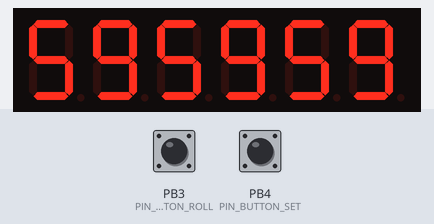
Simulated run of this program. Board: ATtiny85, built with avr-gcc and emulated at 1 MHz. Parts: 6-digit seven-segment display. Wiring (inferred from the names in the program): MAX7219 LED driver: data PB0; clock PB2; CS PB1. Inputs (shaded band) come from the test bench; at power-on: PB3 (PIN_BUTTON_ROLL) HIGH, PB4 (PIN_BUTTON_SET) HIGH. Random numbers use the default seed unless the program sets one.

Above: at 1.2 s.
1.3 s: PB3 (PIN_BUTTON_ROLL) pulled LOW for 0.15 s
At 2.4 s:
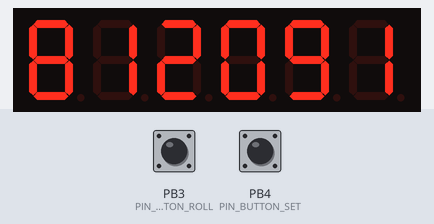
3.5 s: PB4 (PIN_BUTTON_SET) pulled LOW for 0.15 s
At 4.1 s:
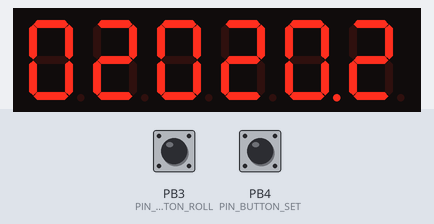
5.1 s: PB3 (PIN_BUTTON_ROLL) pulled LOW for 1 s
At 7.2 s:
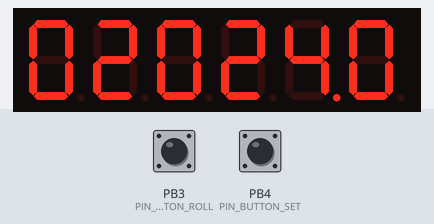
7.6 s: PB4 (PIN_BUTTON_SET) pulled LOW for 1 s
At 9.1 s:
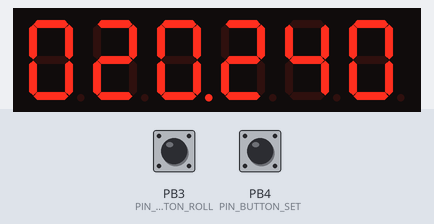
Timing chart, 0 to 10.6 s (numbered marks = the images above; inputs shaded):
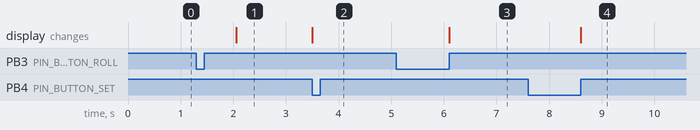

The program:

main.c
```c
#include <avr/io.h>
#include <util/delay.h>
#include <avr/interrupt.h>
#include <stdlib.h>

#include "max7219drv.c"

#define		PORT_BUTTON_ROLL	PB3
#define		PIN_BUTTON_ROLL		PIN3
#define		PORT_BUTTON_SET		PB4
#define		PIN_BUTTON_SET		PIN4

static char state = 0; // 0 display something / 1 rolling / 2 setting values

static char button_roll_pressed = 0;
static char button_roll_previously_pressed = 1;
static char button_set_pressed = 0;
static char button_set_previously_pressed = 1;

static char waiting_for_release = 1;

volatile unsigned int seed = 0;

// dices
const char dice_sides_length = 6;
const char dice_sides[6] = {4, 6, 8, 10, 12, 20};

static char dice_values[3] = { -1, -1, -1 };
static char dice_rolling_value[3] = { -1, -1, -1 };
static char dice_sides_index[3] = { 5, 5, 5 }; // index for 20-sides dice

// set mode
static int index_dice_set = 0;

// timers and stuff
volatile int ticks_interval_rolling = 2;
volatile int total_intervals_rolling = 30; // 30 * 2 ~= 122/2 (half of a sec according to preescaler + freq)
volatile int current_intervals_rolling = 0;

void prepare_interrupts() {
	/*
		presescaler at 8192, so frequency / preescaler:
		We're running at 1Mhz, so:

		1*10^6 / 8192 = 122,0703...

		That means we can "reach" 1 second every 122ish ticks/cicles/interrupts,
		so to trigger the ISR every second, OCR1C = 122;

		https://embeddedthoughts.com/2016/06/06/attiny85-introduction-to-pin-change-and-timer-interrupts/
	*/

	// timer 0 used on the first button press to get a random seed
	TCCR0A = (1 << WGM01); // CTC, compares with OCR0A, see datasheet
	OCR0A = 1;

	// timer 1 used	for the rolling time
	TCCR1 |= (1 << CTC1); // reset after comparing with OCR1C (only C!)
	OCR1C = ticks_interval_rolling;

	TIMSK = (1 << OCIE0A) | (1 << OCIE1A) ; // enable compare match interrupts

	sei();
}

void start_timer0() {
	TCCR0B = (1 << CS02) | (1 << CS00);  // prescaler / 1024
	// do not clear TCNT0 like in timer1 since this will be called
	// only one time, so it'll be always 0
}

void stop_timer0() {
	TCCR0B = 0; // set everything to 0 (the others values doesn't mind here)
}

void start_timer1() {
	TCCR1 |= (1 << CS13) | (1 << CS12) | (1 << CS11); //clock prescaler 8192
	// clear the current time counter in case we have something from the last time
	// (the value will be reset on each comparison thanks to the CTC mode but if
	// we didn't reach the last one before disabling the timer, some middle
	// value may persist there, so we best start at 0 each time)
	TCNT1 = 0;
}

void stop_timer1() {
	TCCR1 = (1 << CTC1); // no clock source, just keep the CTC1 (clear the CS)
}

ISR(TIMER0_COMPA_vect) {
	// doesn't mind if we overflow this one, we just wanna have
	// a "random" value between powering up and the first click;
	// it'll be a "debounce" function to avoid keeping the button
	// pressed while turning it on
	seed++;
}

// waiting
void waiting_start() {
	waiting_for_release = 1;
	state = 0;
}

// rolling
void roll_start() {
	// set final values at the beginning (according to each dice total sides)
	for (int i = 0; i < 3; i++) {
		dice_values[i] = (rand() % dice_sides[ (int) dice_sides_index[i] ]) + 1;
	}
	current_intervals_rolling = 0;

	state = 1;

	start_timer1();
}

void roll_stop() {
	stop_timer1();
	state = 0;
}

void roll_animate(int dice) {
	// get some random value given the current dice sides (avoid repeating the same previous value by adding 2)
	int sides = dice_sides[ (int) dice_sides_index[dice] ];
	char previous_value = dice_rolling_value[dice];

	dice_rolling_value[dice] = (rand() % sides) + 1;
	if (dice_rolling_value[dice] == previous_value) {
		dice_rolling_value[dice] = (dice_rolling_value[dice] + 2) % sides;
	}
}

// set mode
void setmode_start() {
	waiting_for_release = 1;
	index_dice_set = 0; // reset index

	state = 2;
}

void setmode_change_index_dice() {
	index_dice_set++;
	if (index_dice_set > 2) index_dice_set = 0;
}

void setmode_change_sides_dice() {
	dice_sides_index[index_dice_set]++;
	if (dice_sides_index[index_dice_set] >= dice_sides_length) dice_sides_index[index_dice_set] = 0;
}

ISR(TIMER1_COMPA_vect) {
	current_intervals_rolling++;
	if (current_intervals_rolling >= total_intervals_rolling) {
		roll_stop();
	} else {
		roll_animate(0);
		roll_animate(1);
		roll_animate(2);
	}
}

void proccess_inputs() {
	switch(state) {
		default:
			break;
		case 0: // waiting for roll / set

			if (waiting_for_release && !button_set_pressed && !button_roll_pressed) {
				// debounce between mode: when entering this mode the buttons need
				// to be released in order to continue. Meanwhile we're stucked here
				waiting_for_release = 0;

			} else if (
				!button_set_pressed && !button_set_previously_pressed &&
				button_roll_pressed && !button_roll_previously_pressed
			) {
				// add seed
				srand(seed);

				roll_start();

			} else if (
				button_set_pressed && !button_set_previously_pressed &&
				!button_roll_pressed && !button_roll_previously_pressed
			) {
				setmode_start();
			}

			break;
		case 2: // set mode

			if (waiting_for_release && !button_set_pressed && !button_roll_pressed) {
				waiting_for_release = 0;

			} else if (
				!button_set_pressed && button_set_previously_pressed &&
				!button_roll_pressed && !button_roll_previously_pressed
			) {
				// change the current dice
				setmode_change_index_dice();
			} else if (
				!button_set_pressed && !button_set_previously_pressed &&
				!button_roll_pressed && button_roll_previously_pressed
			) {
				// change current dice sides
				setmode_change_sides_dice();
			} else if
			(
				button_set_pressed && button_roll_pressed
			) {
				// exit set mode
				waiting_start();
			}

			break;
	}
}

void show_numbers(char number, char digit_register_first, char digit_register_second, char decimal_point) {
	char first_value = 0x0F; // blank by default (no DP)
	char second_value = 0x0F; // blank by default (no DP)

	if (number > -1) {
		if (number < 10) {
			first_value = 0x00;
			second_value = number;
		} else {
			first_value = number / 10;
			second_value = number % 10;
		}
	}

	if (decimal_point) {
		second_value |= 0x80;
	}

	max7219_send_word(digit_register_first, first_value);
	max7219_send_word(digit_register_second, second_value);
}

void process_display() {
	// in set mode show the dice sides (add DP to the one selected by index_dice_set)
	// in waiting mode show the current value
	// in roll mode show the display-when-rolling value

	char val_0 = -1;
	char val_1 = -1;
	char val_2 = -1;

	switch(state) {
		default:
			break;
		case 0:
			val_0 = dice_values[0];
			val_1 = dice_values[1];
			val_2 = dice_values[2];
			break;
		case 1:
			val_0 = dice_rolling_value[0];
			val_1 = dice_rolling_value[1];
			val_2 = dice_rolling_value[2];
			break;
		case 2:
			val_0 = dice_sides[ (int) dice_sides_index[0] ];
			val_1 = dice_sides[ (int) dice_sides_index[1] ];
			val_2 = dice_sides[ (int) dice_sides_index[2] ];
			break;
	}

	show_numbers(val_0, MAX7219_REG_DIGIT_0, MAX7219_REG_DIGIT_1, (state == 2 && index_dice_set == 0) );
	show_numbers(val_1, MAX7219_REG_DIGIT_2, MAX7219_REG_DIGIT_3, (state == 2 && index_dice_set == 1) );
	show_numbers(val_2, MAX7219_REG_DIGIT_4, MAX7219_REG_DIGIT_5, (state == 2 && index_dice_set == 2) );
}

int main(void) {

	// DDRB &= ~(1 << PORT_BUTTON_SET); // input mode by default, no need to do that
	PORTB |= (1 << PORT_BUTTON_SET); // activate pull up on PB4 (use PORTB since now it's on input mode)
	PORTB |= (1 << PORT_BUTTON_ROLL);

	// init max7219 stuff
	max7219_init();

	max7219_send_word(MAX7219_REG_DEC_MODE, 0xFF); // 00 = No decode, FF decode
    max7219_send_word(MAX7219_REG_INTENSITY, 0x0F); // Intensity from 0x00 to 0x0F (max)
    max7219_send_word(MAX7219_REG_SCAN_LIMIT, 0x05); // digits from 0 to 5 (six digits)
    max7219_send_word(MAX7219_REG_SHUTDOWN, 0x01); // 0x01 normal operation, 0x00 shutdown
    max7219_send_word(MAX7219_REG_DISPLAY_TEST, 0x00); // Test mode OFF

    prepare_interrupts();
	start_timer0();

	while(1) {
		button_roll_pressed = !(PINB & (1 << PIN_BUTTON_ROLL));
		button_set_pressed = !(PINB & (1 << PIN_BUTTON_SET));

		proccess_inputs();
		process_display();

		button_roll_previously_pressed = button_roll_pressed;
		button_set_previously_pressed = button_set_pressed;
	}

}
```

max7219drv.c
```c
/*
	max7219 communication based on
	https://tinusaur.org/2019/01/06/interfacing-a-max7219-driven-led-matrix-with-attiny85/
*/

#ifndef max7219Driver_c
#define max7219Driver_c

#define MAX7219_DATA				0		// pin 1
#define MAX7219_LOAD				1 		// pin 12
#define MAX7219_CLK					2 		// pin 13

#define MAX7219_REG_NOOP			0x00
#define MAX7219_REG_DIGIT_0			0x01
#define MAX7219_REG_DIGIT_1			0x02
#define MAX7219_REG_DIGIT_2			0x03
#define MAX7219_REG_DIGIT_3			0x04
#define MAX7219_REG_DIGIT_4			0x05
#define MAX7219_REG_DIGIT_5			0x06
#define MAX7219_REG_DIGIT_6			0x07
#define MAX7219_REG_DIGIT_7			0x08
#define MAX7219_REG_DEC_MODE		0x09
#define MAX7219_REG_INTENSITY		0x0A
#define MAX7219_REG_SCAN_LIMIT		0x0B
#define MAX7219_REG_SHUTDOWN		0x0C
#define MAX7219_REG_DISPLAY_TEST	0x0F

void max7219_init() {
	DDRB |= (1 << MAX7219_DATA);
	DDRB |= (1 << MAX7219_LOAD);
	DDRB |= (1 << MAX7219_CLK);
}

void max7219_send_bit(uint8_t bit) {
	PORTB &= ~(1 << MAX7219_CLK);
	if (bit) {
		PORTB |= (1 << MAX7219_DATA); // HIGH
	} else {
		PORTB &= ~(1 << MAX7219_DATA); // LOW
	}
	PORTB |= (1 << MAX7219_CLK);
}

void max7219_send_byte(uint8_t byte) {
	for (uint8_t bit = 0; bit < 8; ++bit) {
		max7219_send_bit((byte & 0x80) != 0); // msb, start sending from the left
		byte <<= 1;
	}
}

void max7219_send_word(uint8_t address, uint8_t data) {
	PORTB &= ~(1 << MAX7219_LOAD);
	max7219_send_byte(address);
	max7219_send_byte(data);
	PORTB |= (1 << MAX7219_LOAD);
}
#endif
```

Measured:
- after the input at 1.3 s, the display: changes after 0.75 s (image 1)
- after the input at 3.5 s, the display: changes at once (image 2)
- after the input at 5.1 s, the display: changes after 1.0 s (image 3)
- after the input at 7.6 s, the display: changes after 1.0 s (image 4)
